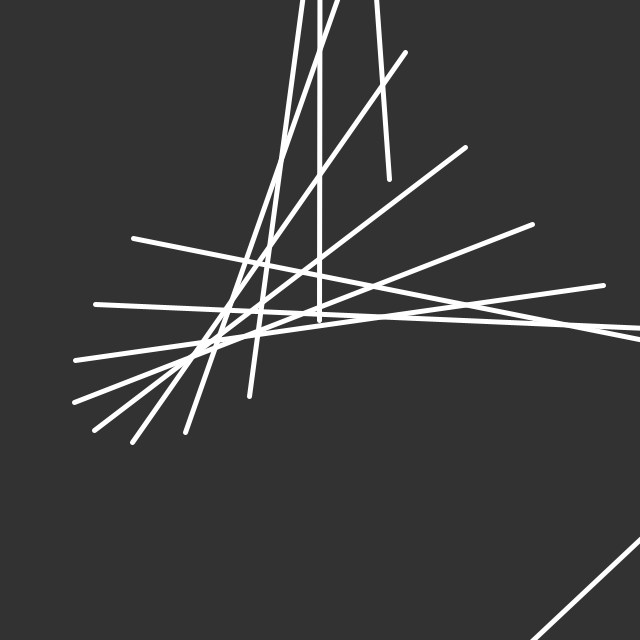
Frame 1 (no input)
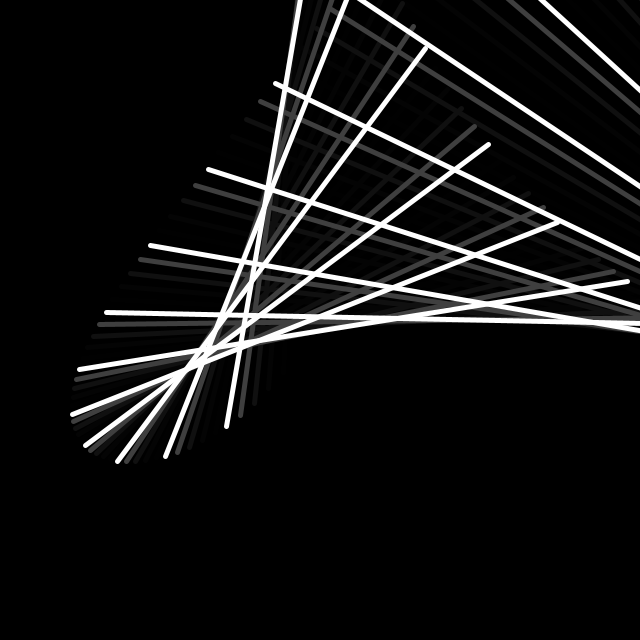
Frame 60 (the mouse pressed at the canvas centre just before this capture)
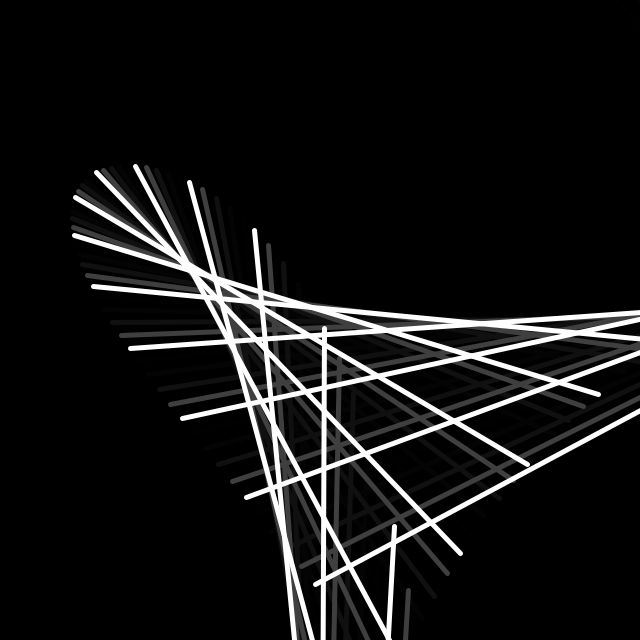
Frame 120 (the mouse held since frame 60 and released just before this capture)

The Processing sketch that drew these frames (run headless with seeded random() and noise(); from frame 60 on, the mouse is pressed at the canvas centre):

// Processing sketch: day225
// ── day225.pde
float t,u,x,y;
void setup(){
size(640,640);
fill(0,192);
stroke(-1);
}
void draw(){
scale(5);
square(-1,-1,130);
for(int i=0;i<20;i++){
x=99*sin(u=(t+i)/7)*cos(u);
y=99*cos(u)*tan(u+noise(t/99));
line(x/tan(u)+64,y*tan(u)+64,x+64,y+64);
}
t+=PI/15;
}
